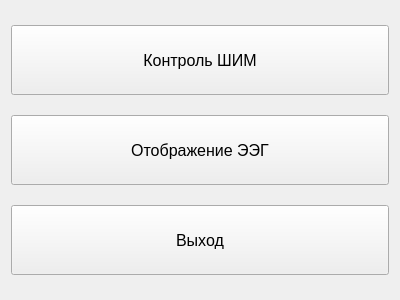
<?xml version="1.0" encoding="UTF-8"?>
<ui version="4.0">
 <class>Menu</class>
 <widget class="QWidget" name="Menu">
  <property name="geometry">
   <rect>
    <x>0</x>
    <y>0</y>
    <width>400</width>
    <height>300</height>
   </rect>
  </property>
  <property name="minimumSize">
   <size>
    <width>400</width>
    <height>300</height>
   </size>
  </property>
  <property name="maximumSize">
   <size>
    <width>400</width>
    <height>300</height>
   </size>
  </property>
  <property name="windowTitle">
   <string>Form</string>
  </property>
  <layout class="QVBoxLayout" name="verticalLayout">
   <item>
    <widget class="QPushButton" name="pwmAppButton">
     <property name="minimumSize">
      <size>
       <width>0</width>
       <height>70</height>
      </size>
     </property>
     <property name="font">
      <font>
       <pointsize>12</pointsize>
      </font>
     </property>
     <property name="text">
      <string>Контроль ШИМ</string>
     </property>
    </widget>
   </item>
   <item>
    <widget class="QPushButton" name="edfDisplayAppButton">
     <property name="minimumSize">
      <size>
       <width>0</width>
       <height>70</height>
      </size>
     </property>
     <property name="font">
      <font>
       <pointsize>12</pointsize>
      </font>
     </property>
     <property name="text">
      <string>Отображение ЭЭГ</string>
     </property>
    </widget>
   </item>
   <item>
    <widget class="QPushButton" name="exitButton">
     <property name="minimumSize">
      <size>
       <width>0</width>
       <height>70</height>
      </size>
     </property>
     <property name="font">
      <font>
       <pointsize>12</pointsize>
      </font>
     </property>
     <property name="text">
      <string>Выход</string>
     </property>
    </widget>
   </item>
  </layout>
 </widget>
 <resources/>
 <connections/>
</ui>
